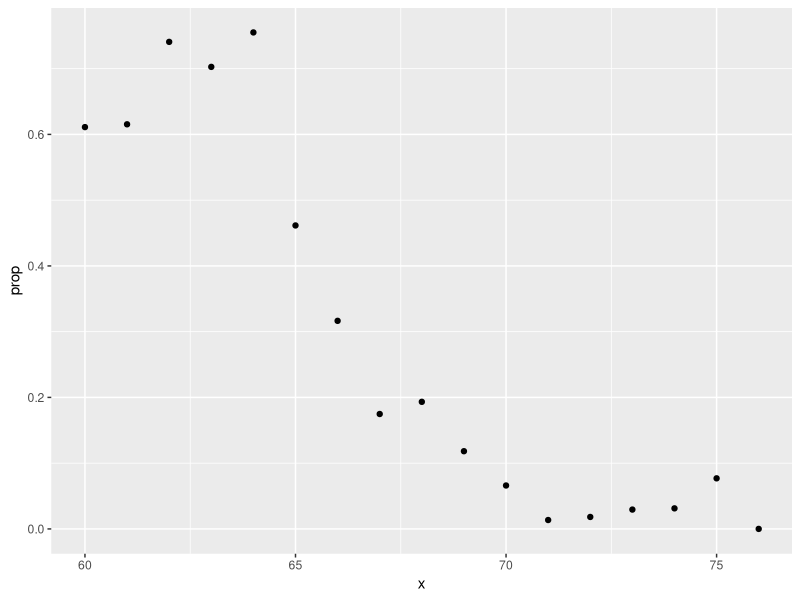
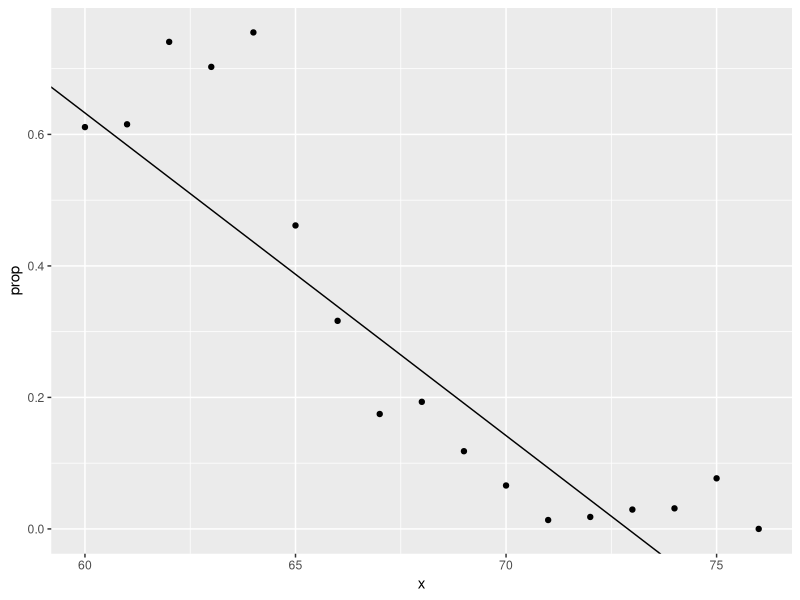
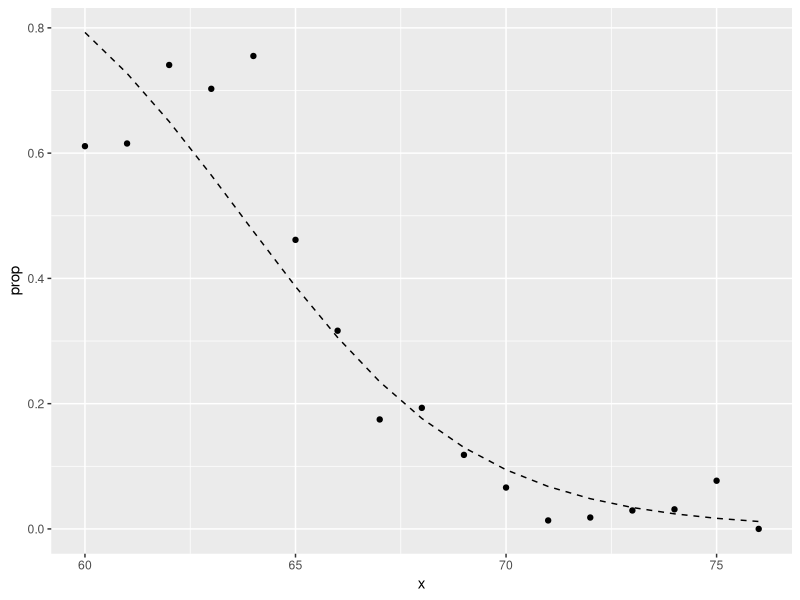

Here is the R script that generated these plots, in order:
library(dslabs)
library(tidyverse)
library(caret)
data("heights")
y <- heights$height

set.seed(2) #if you are using R 3.5 or earlier
set.seed(2, sample.kind = "Rounding") #if you are using R 3.6 or later

test_index <- createDataPartition(y, times = 1, p = 0.5, list = FALSE)
train_set <- heights %>% slice(-test_index)
test_set <- heights %>% slice(test_index)

train_set %>% 
  filter(round(height)==66) %>%
  summarize(y_hat = mean(sex=="Female"))

heights %>% 
  mutate(x = round(height)) %>%
  group_by(x) %>%
  filter(n() >= 10) %>%
  summarize(prop = mean(sex == "Female")) %>%
  ggplot(aes(x, prop)) +
  geom_point()
lm_fit <- mutate(train_set, y = as.numeric(sex == "Female")) %>% lm(y ~ height, data = .)
p_hat <- predict(lm_fit, test_set)
y_hat <- ifelse(p_hat > 0.5, "Female", "Male") %>% factor()
confusionMatrix(y_hat, test_set$sex)$overall["Accuracy"]

heights %>% 
  mutate(x = round(height)) %>%
  group_by(x) %>%
  filter(n() >= 10) %>%
  summarize(prop = mean(sex == "Female")) %>%
  ggplot(aes(x, prop)) +
  geom_point() + 
  geom_abline(intercept = lm_fit$coef[1], slope = lm_fit$coef[2])

range(p_hat)

# fit logistic regression model
glm_fit <- train_set %>% 
  mutate(y = as.numeric(sex == "Female")) %>%
  glm(y ~ height, data=., family = "binomial")

p_hat_logit <- predict(glm_fit, newdata = test_set, type = "response")

tmp <- heights %>% 
  mutate(x = round(height)) %>%
  group_by(x) %>%
  filter(n() >= 10) %>%
  summarize(prop = mean(sex == "Female")) 
logistic_curve <- data.frame(x = seq(min(tmp$x), max(tmp$x))) %>%
  mutate(p_hat = plogis(glm_fit$coef[1] + glm_fit$coef[2]*x))
tmp %>% 
  ggplot(aes(x, prop)) +
  geom_point() +
  geom_line(data = logistic_curve, mapping = aes(x, p_hat), lty = 2)

y_hat_logit <- ifelse(p_hat_logit > 0.5, "Female", "Male") %>% factor
confusionMatrix(y_hat_logit, test_set$sex)$overall[["Accuracy"]]
